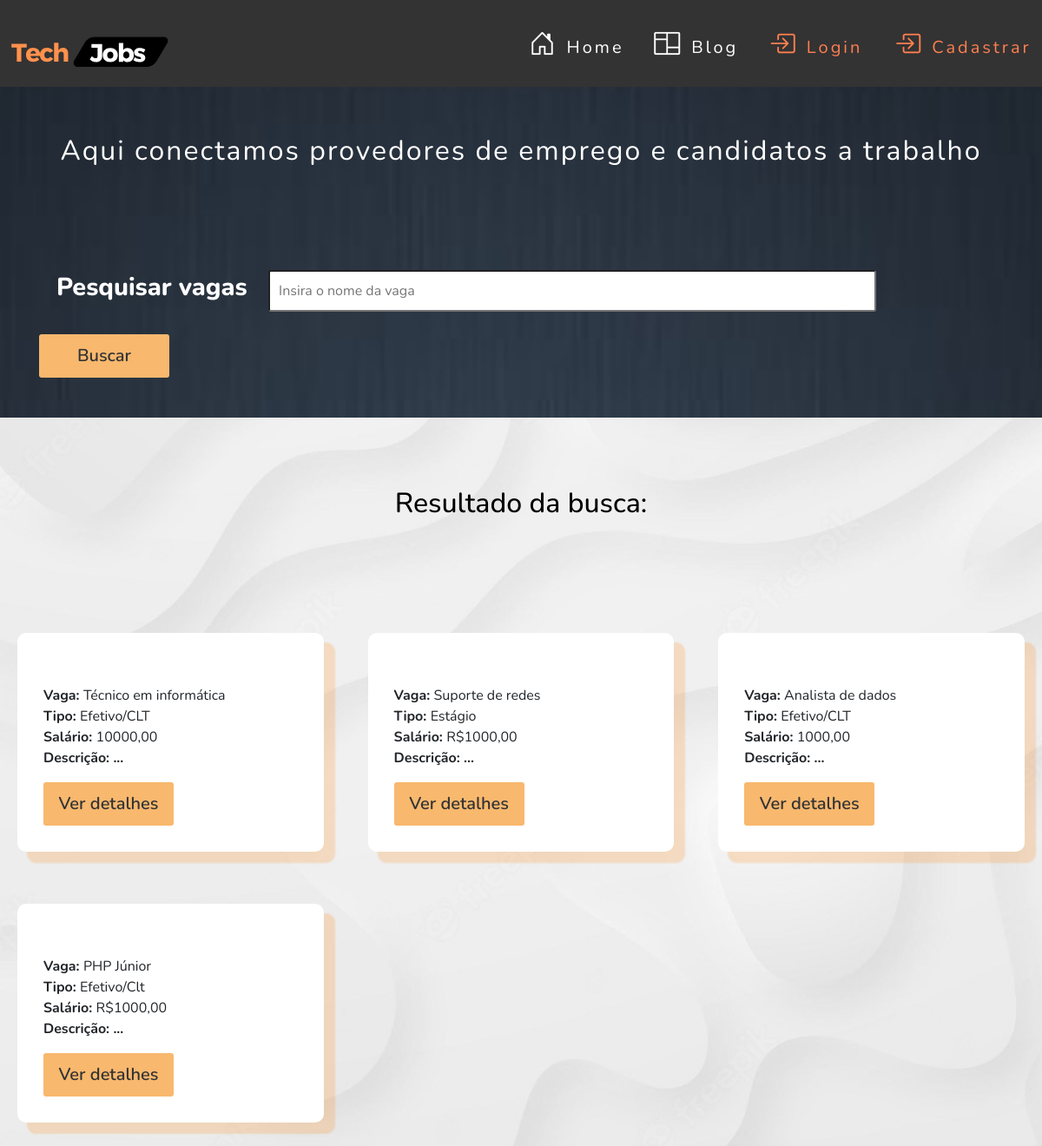
Before: /vaga/consulta.php with the older database file.
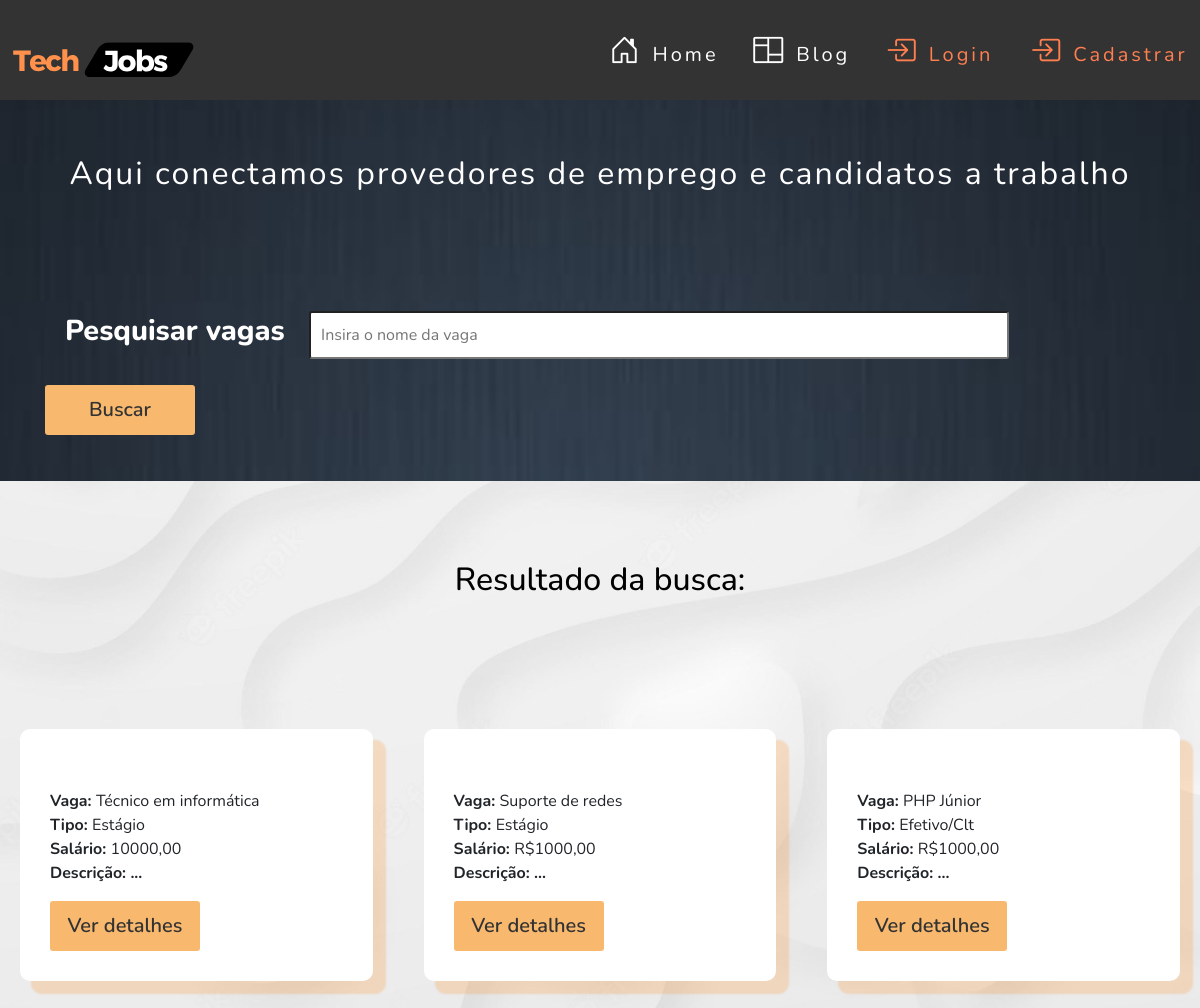
After: the same page with the newer database file.
### tables this page shows
CREATE TABLE `vaga` (
  `id` int NOT NULL,
  `nome` varchar(50) NOT NULL,
  `tipo` varchar(30) NOT NULL,
  `descricao` longtext NOT NULL,
  `salario` varchar(50) NOT NULL,
  `carga_horaria` varchar(100) NOT NULL,
  `data_publicacao` date NOT NULL,
  `data_expiracao` date NOT NULL,
  `usuario_id` int DEFAULT NULL
);

### src/database/conexao.php (called while the page is built)
<?php
class Conexao
{
    public static function getConexao()
    {
        try {
            return new PDO("mysql:host=127.0.0.1;dbname=techjobsdb", "root", "");
        } catch (\PDOException $e) {
            echo 'Error ao conectar com banco de dados. ' . $e->getMessage();
            return null;
        }
    }
}

### src/dao/vagadao.php (called while the page is built, shortened)
<?php
include_once __DIR__ . '/../database/conexao.php';
class  VagaDAO
{
    private $dbh;
    public function __construct()
    {
        $this->dbh = Conexao::getConexao();
    }
    public function getByVaga(string $nome)
    {
        $vaga = filter_input(INPUT_POST, 'vaga', FILTER_SANITIZE_SPECIAL_CHARS);
        $query = ("SELECT * FROM vaga WHERE nome LIKE '%$vaga%'");
        $stmt = $this->dbh->query($query);
        $resultados = $stmt->fetchAll(PDO::FETCH_ASSOC);
        $this->dbh = null;
        return $resultados;
    }
}

### vaga/consulta.php (the view, shortened to what this page needs)
<?php
require_once __DIR__ . '/../src/dao/vagadao.php';
if (isset($_SESSION['usuario'])) {
    require_once __DIR__ . '/../auth/permissoes.php';
    require_once __DIR__ . '/../layouts/headerlogin.php';
} else {
    require_once __DIR__ . '/../layouts/headerHome.php';
}
$dao = new VagaDAO();
$vagas = $dao->getByVaga('$nome');
?>
<link rel="stylesheet" href="https://maxcdn.bootstrapcdn.com/bootstrap/4.0.0/css/bootstrap.min.css"
>
<link rel="stylesheet" href="../assets/css/style.css">
<link rel="stylesheet" href="https://cdn.jsdelivr.net/npm/bootstrap-icons@1.11.1/font/bootstrap-icons.css">
<body id="home">
<div class="main-cta">
    <article class="main-cta-banner">
        <div class="main-cta-banner-spacer">
            <p>Aqui conectamos provedores de emprego e candidatos a trabalho</p>
            <div class="col-md-12">
                <div class="card-body font-weight-bold">
                    <div class="form-group main-cta-banner-busca">
                        <form action="consulta.php" method="POST">
                            <label for="vaga">
                                <h1>Pesquisar vagas</h1>
                            </label>
                            <input type="text" name="vaga" size="50" placeholder="Insira o nome da vaga"></input>
                            <span class="btn-orange">
                                    <button type="submit" class="btn-primary btn-lg">Buscar</button>
                                </span>
                        </form>
                    </div>
                </div>
            </div>
        </div>
    </article>
</div>
<section class="main-blog">
    <div class="main-blog-content">
        <?php
        if (!count($vagas)) { ?>
            <div class="main-blog-header">
                <h2 class="aos-init aos-animate">
                    Ainda não temos as vagas que você procura :(
                </h2>
            </div>
        <?php } else { ?>
            <div class="main-blog-header">
                <h2 class="aos-init aos-animate">
                    Resultado da busca:
                </h2>
            </div>
            <?php foreach ($vagas
                           as $vaga) { ?>
                <article>
                    <div class="icon"><i class="fa fa-3x fa-angellist"></i></div>
                    <div class="content" title="<?= $vaga['descricao'] ?>">
                        <?php echo '<strong>Vaga: </strong>' . $vaga['nome'] ?><br>
                        <p><?php echo '<strong>Tipo: </strong> ' . $vaga['tipo'] ?><br>
                            <?php echo '<strong>Salário: </strong> ' . $vaga['salario'] ?><br>
                            <?php echo '<strong>Descrição: ...</strong> '; ?>
                        </p>
                        <span class="btn-orange">
                                    <a href="candidatar.php?id=<?= $vaga['id'] ?>"><button type="submit"
                                                                                           class="btn-primary btn-lg">Ver detalhes</button></a>
                                </span>
                    </div>
                </article>
            <?php }
        } ?>
    </div>
</section>
</body>

Changed rows visible on the page:
removed vaga: nome "Analista de dados", tipo "Efetivo/CLT", salario "1000,00"
changed vaga "Técnico em informática": tipo "Efetivo/CLT" → "Estágio"
